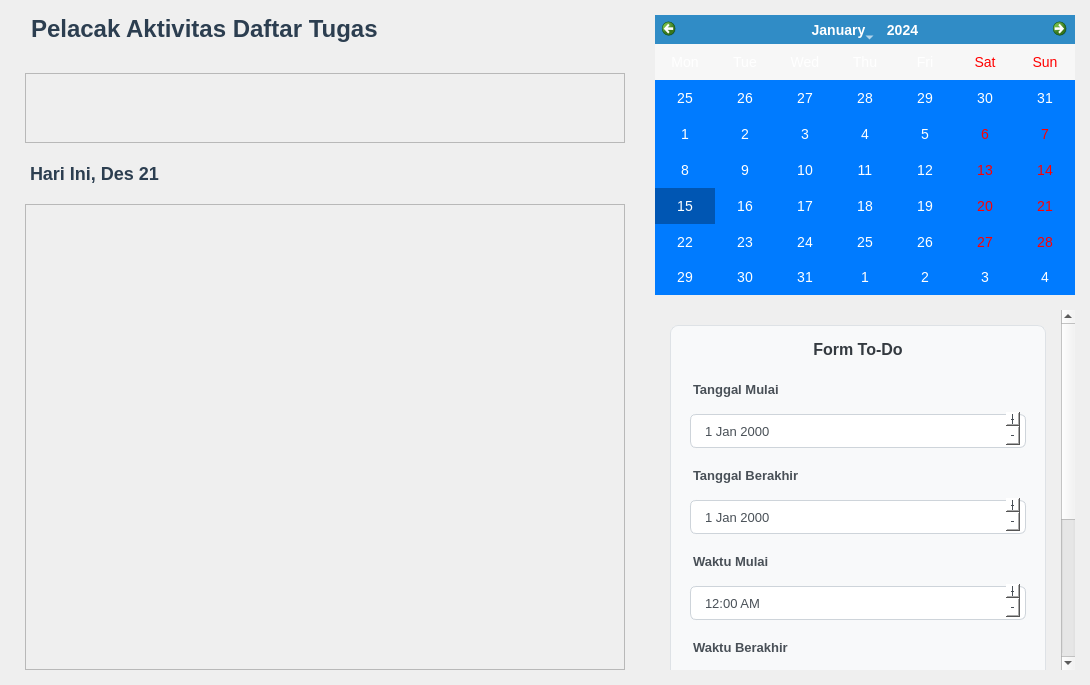
<?xml version="1.0" encoding="UTF-8"?>
<ui version="4.0">
 <class>SchedulePage</class>
 <widget class="QWidget" name="SchedulePage">
  <property name="geometry">
   <rect>
    <x>0</x>
    <y>0</y>
    <width>1040</width>
    <height>600</height>
   </rect>
  </property>
  <property name="windowTitle">
   <string>Halaman Jadwal</string>
  </property>
  <layout class="QHBoxLayout" name="main_layout">
   <property name="spacing">
    <number>20</number>
   </property>
   <property name="leftMargin">
    <number>15</number>
   </property>
   <property name="topMargin">
    <number>15</number>
   </property>
   <property name="rightMargin">
    <number>15</number>
   </property>
   <property name="bottomMargin">
    <number>15</number>
   </property>
   <item>
    <!-- Sisi Kiri - Tugas dan Pemilih Hari -->
    <widget class="QWidget" name="left_widget">
     <property name="minimumSize">
      <size>
       <width>620</width>
       <height>0</height>
      </size>
     </property>
     <property name="maximumSize">
      <size>
       <width>620</width>
       <height>16777215</height>
      </size>
     </property>
     <layout class="QVBoxLayout" name="left_layout">
      <property name="spacing">
       <number>10</number>
      </property>
      <property name="leftMargin">
       <number>10</number>
      </property>
      <property name="topMargin">
       <number>0</number>
      </property>
      <property name="rightMargin">
       <number>10</number>
      </property>
      <property name="bottomMargin">
       <number>0</number>
      </property>
      <item>
       <!-- Judul Halaman -->
       <widget class="QLabel" name="title_label">
        <property name="text">
         <string>Pelacak Aktivitas Daftar Tugas</string>
        </property>
        <property name="styleSheet">
         <string>QLabel {
    font-size: 24px;
    font-weight: bold;
    color: #2c3e50;
    margin-bottom: 20px;
}</string>
        </property>
       </widget>
      </item>
      <item>
       <!-- Pemilih Hari -->
       <widget class="QScrollArea" name="day_scroll_area">
        <property name="minimumSize">
         <size>
          <width>0</width>
          <height>70</height>
         </size>
        </property>
        <property name="maximumSize">
         <size>
          <width>16777215</width>
          <height>70</height>
         </size>
        </property>
        <property name="horizontalScrollBarPolicy">
         <enum>Qt::ScrollBarAlwaysOff</enum>
        </property>
        <property name="verticalScrollBarPolicy">
         <enum>Qt::ScrollBarAlwaysOff</enum>
        </property>
        <property name="widgetResizable">
         <bool>true</bool>
        </property>
        <widget class="QWidget" name="day_container">
         <property name="geometry">
          <rect>
           <x>0</x>
           <y>0</y>
           <width>598</width>
           <height>68</height>
          </rect>
         </property>
         <layout class="QHBoxLayout" name="day_layout">
          <property name="spacing">
           <number>5</number>
          </property>
          <property name="leftMargin">
           <number>0</number>
          </property>
          <property name="topMargin">
           <number>0</number>
          </property>
          <property name="rightMargin">
           <number>0</number>
          </property>
          <property name="bottomMargin">
           <number>0</number>
          </property>
          <!-- Tombol hari akan ditambahkan secara dinamis di kode Python -->
         </layout>
        </widget>
       </widget>
      </item>
      <item>
       <!-- Label Hari Saat Ini -->
       <widget class="QLabel" name="current_day_label">
        <property name="text">
         <string>Hari Ini, Des 21</string>
        </property>
        <property name="styleSheet">
         <string>QLabel {
    font-size: 18px;
    font-weight: bold;
    color: #2c3e50;
    margin: 10px 0;
}</string>
        </property>
       </widget>
      </item>
      <item>
       <!-- Area Scroll Tugas -->
       <widget class="QScrollArea" name="task_scroll_area">
        <property name="horizontalScrollBarPolicy">
         <enum>Qt::ScrollBarAlwaysOff</enum>
        </property>
        <property name="verticalScrollBarPolicy">
         <enum>Qt::ScrollBarAsNeeded</enum>
        </property>
        <property name="widgetResizable">
         <bool>true</bool>
        </property>
        <widget class="QWidget" name="task_container">
         <property name="geometry">
          <rect>
           <x>0</x>
           <y>0</y>
           <width>598</width>
           <height>69</height>
          </rect>
         </property>
         <layout class="QVBoxLayout" name="task_layout">
          <property name="spacing">
           <number>8</number>
          </property>
          <item>
           <!-- Kartu tugas akan ditambahkan secara dinamis di kode Python -->
           <spacer name="task_spacer">
            <property name="orientation">
             <enum>Qt::Vertical</enum>
            </property>
            <property name="sizeHint" stdset="0">
             <size>
              <width>20</width>
              <height>40</height>
             </size>
            </property>
           </spacer>
          </item>
         </layout>
        </widget>
       </widget>
      </item>
     </layout>
    </widget>
   </item>
   <item>
    <!-- Sisi Kanan - Kalender dan Form -->
    <widget class="QWidget" name="right_widget">
     <property name="minimumSize">
      <size>
       <width>420</width>
       <height>0</height>
      </size>
     </property>
     <property name="maximumSize">
      <size>
       <width>420</width>
       <height>16777215</height>
      </size>
     </property>
     <layout class="QVBoxLayout" name="right_layout">
      <property name="spacing">
       <number>15</number>
      </property>
      <property name="leftMargin">
       <number>0</number>
      </property>
      <property name="topMargin">
       <number>0</number>
      </property>
      <property name="rightMargin">
       <number>0</number>
      </property>
      <property name="bottomMargin">
       <number>0</number>
      </property>
      <item>
       <!-- Widget Kalender -->
       <widget class="QCalendarWidget" name="calendar">
        <property name="minimumSize">
         <size>
          <width>420</width>
          <height>280</height>
         </size>
        </property>
        <property name="maximumSize">
         <size>
          <width>420</width>
          <height>280</height>
         </size>
        </property>
        <property name="verticalHeaderFormat">
         <enum>QCalendarWidget::NoVerticalHeader</enum>
        </property>
        <property name="styleSheet">
         <string>QCalendarWidget {
    background-color: #007bff;
    color: #ffffff;
    border-radius: 12px;
    font-size: 14px;
}

QCalendarWidget QToolButton {
    color: #ffffff;
    background-color: transparent;
    border: none;
    padding: 5px;
}

QCalendarWidget QToolButton:hover {
    background-color: #0056b3;
    border-radius: 4px;
}

QCalendarWidget QMenu {
    background-color: #007bff;
    color: #ffffff;
    border: 1px solid #0056b3;
}

QCalendarWidget QSpinBox {
    background-color: #007bff;
    color: #ffffff;
    border: none;
    padding: 2px;
}

QCalendarWidget QAbstractItemView {
    background-color: #007bff;
    color: #ffffff;
    selection-background-color: #0056b3;
    outline: none;
}</string>
        </property>
       </widget>
      </item>
      <item>
       <!-- Area Scroll Form -->
       <widget class="QScrollArea" name="form_scroll_area">
        <property name="minimumSize">
         <size>
          <width>420</width>
          <height>360</height>
         </size>
        </property>
        <property name="maximumSize">
         <size>
          <width>420</width>
          <height>360</height>
         </size>
        </property>
        <property name="horizontalScrollBarPolicy">
         <enum>Qt::ScrollBarAlwaysOff</enum>
        </property>
        <property name="verticalScrollBarPolicy">
         <enum>Qt::ScrollBarAsNeeded</enum>
        </property>
        <property name="widgetResizable">
         <bool>true</bool>
        </property>
        <property name="styleSheet">
         <string>QScrollArea {
    border: none;
    background-color: transparent;
}</string>
        </property>
        <widget class="QWidget" name="form_container">
         <property name="geometry">
          <rect>
           <x>0</x>
           <y>0</y>
           <width>418</width>
           <height>358</height>
          </rect>
         </property>
         <layout class="QVBoxLayout" name="form_container_layout">
          <property name="leftMargin">
           <number>10</number>
          </property>
          <property name="topMargin">
           <number>10</number>
          </property>
          <property name="rightMargin">
           <number>10</number>
          </property>
          <property name="bottomMargin">
           <number>30</number>
          </property>
          <item>
           <!-- Widget Form -->
           <widget class="QWidget" name="form_widget">
            <property name="styleSheet">
             <string>QWidget {
    background-color: #f8f9fa;
    border: 1px solid #dee2e6;
    border-radius: 8px;
    margin: 5px;
}</string>
            </property>
            <layout class="QVBoxLayout" name="form_layout">
             <property name="spacing">
              <number>10</number>
             </property>
             <property name="leftMargin">
              <number>20</number>
             </property>
             <property name="topMargin">
              <number>15</number>
             </property>
             <property name="rightMargin">
              <number>20</number>
             </property>
             <property name="bottomMargin">
              <number>15</number>
             </property>
             <item>
              <!-- Judul Form -->
              <widget class="QLabel" name="form_title_label">
               <property name="text">
                <string>Form To-Do</string>
               </property>
               <property name="alignment">
                <set>Qt::AlignCenter</set>
               </property>
               <property name="styleSheet">
                <string>QLabel {
    font-size: 16px;
    font-weight: 600;
    color: #343a40;
    text-align: center;
    margin-bottom: 8px;
    background-color: transparent;
    border: none;
}</string>
               </property>
              </widget>
             </item>
             <item>
              <!-- Tanggal Mulai -->
              <widget class="QLabel" name="start_date_label">
               <property name="text">
                <string>Tanggal Mulai</string>
               </property>
               <property name="styleSheet">
                <string>QLabel {
    color: #495057; 
    font-size: 13px; 
    font-weight: 500; 
    margin-bottom: 2px;
    background-color: transparent;
    border: none;
}</string>
               </property>
              </widget>
             </item>
             <item>
              <widget class="QDateEdit" name="start_date_edit">
               <property name="buttonSymbols">
                <enum>QAbstractSpinBox::PlusMinus</enum>
               </property>
               <property name="styleSheet">
                <string>QDateEdit {
    padding: 8px 25px 8px 12px;
    border: 1px solid #ced4da;
    border-radius: 6px;
    font-size: 13px;
    background-color: #ffffff;
    color: #495057;
    min-height: 16px;
}
QDateEdit:focus { 
    border-color: #80bdff; 
    background-color: #ffffff;
}</string>
               </property>
              </widget>
             </item>
             <item>
              <!-- Tanggal Berakhir -->
              <widget class="QLabel" name="end_date_label">
               <property name="text">
                <string>Tanggal Berakhir</string>
               </property>
               <property name="styleSheet">
                <string>QLabel {
    color: #495057; 
    font-size: 13px; 
    font-weight: 500; 
    margin-bottom: 2px;
    background-color: transparent;
    border: none;
}</string>
               </property>
              </widget>
             </item>
             <item>
              <widget class="QDateEdit" name="end_date_edit">
               <property name="buttonSymbols">
                <enum>QAbstractSpinBox::PlusMinus</enum>
               </property>
               <property name="styleSheet">
                <string>QDateEdit {
    padding: 8px 25px 8px 12px;
    border: 1px solid #ced4da;
    border-radius: 6px;
    font-size: 13px;
    background-color: #ffffff;
    color: #495057;
    min-height: 16px;
}
QDateEdit:focus { 
    border-color: #80bdff; 
    background-color: #ffffff;
}</string>
               </property>
              </widget>
             </item>
             <item>
              <!-- Waktu Mulai -->
              <widget class="QLabel" name="start_time_label">
               <property name="text">
                <string>Waktu Mulai</string>
               </property>
               <property name="styleSheet">
                <string>QLabel {
    color: #495057; 
    font-size: 13px; 
    font-weight: 500; 
    margin-bottom: 2px;
    background-color: transparent;
    border: none;
}</string>
               </property>
              </widget>
             </item>
             <item>
              <widget class="QTimeEdit" name="start_time_edit">
               <property name="displayFormat">
                <string>hh:mm AP</string>
               </property>
               <property name="buttonSymbols">
                <enum>QAbstractSpinBox::PlusMinus</enum>
               </property>
               <property name="styleSheet">
                <string>QTimeEdit {
    padding: 8px 25px 8px 12px;
    border: 1px solid #ced4da;
    border-radius: 6px;
    font-size: 13px;
    background-color: #ffffff;
    color: #495057;
    min-height: 16px;
}
QTimeEdit:focus { 
    border-color: #80bdff; 
    background-color: #ffffff;
}</string>
               </property>
              </widget>
             </item>
             <item>
              <!-- Waktu Berakhir -->
              <widget class="QLabel" name="end_time_label">
               <property name="text">
                <string>Waktu Berakhir</string>
               </property>
               <property name="styleSheet">
                <string>QLabel {
    color: #495057; 
    font-size: 13px; 
    font-weight: 500; 
    margin-bottom: 2px;
    background-color: transparent;
    border: none;
}</string>
               </property>
              </widget>
             </item>
             <item>
              <widget class="QTimeEdit" name="end_time_edit">
               <property name="displayFormat">
                <string>hh:mm AP</string>
               </property>
               <property name="buttonSymbols">
                <enum>QAbstractSpinBox::PlusMinus</enum>
               </property>
               <property name="styleSheet">
                <string>QTimeEdit {
    padding: 8px 25px 8px 12px;
    border: 1px solid #ced4da;
    border-radius: 6px;
    font-size: 13px;
    background-color: #ffffff;
    color: #495057;
    min-height: 16px;
}
QTimeEdit:focus { 
    border-color: #80bdff; 
    background-color: #ffffff;
}</string>
               </property>
              </widget>
             </item>
             <item>
              <!-- Input Aktivitas -->
              <widget class="QLabel" name="activity_label">
               <property name="text">
                <string>Input Aktivitas</string>
               </property>
               <property name="styleSheet">
                <string>QLabel {
    color: #495057; 
    font-size: 13px; 
    font-weight: 500; 
    margin-bottom: 2px;
    background-color: transparent;
    border: none;
}</string>
               </property>
              </widget>
             </item>
             <item>
              <widget class="QLineEdit" name="activity_input">
               <property name="placeholderText">
                <string>Masukkan Aktivitas To-Do</string>
               </property>
               <property name="styleSheet">
                <string>QLineEdit {
    padding: 8px 12px;
    border: 1px solid #ced4da;
    border-radius: 6px;
    font-size: 13px;
    background-color: #ffffff;
    color: #495057;
    min-height: 16px;
}
QLineEdit:focus { 
    border-color: #80bdff; 
    background-color: #ffffff;
}
QLineEdit::placeholder { 
    color: #adb5bd; 
}</string>
               </property>
              </widget>
             </item>
             <item>
              <!-- Tombol Submit -->
              <widget class="QPushButton" name="submit_button">
               <property name="text">
                <string>Kirim</string>
               </property>
               <property name="styleSheet">
                <string>QPushButton {
    background-color: #1e3a8a;
    color: #ffffff;
    border: none;
    padding: 10px 20px;
    border-radius: 6px;
    font-size: 14px;
    font-weight: 600;
    margin-top: 8px;
    min-height: 16px;
}
QPushButton:hover {
    background-color: #1e40af;
}
QPushButton:pressed {
    background-color: #1d4ed8;
}</string>
               </property>
              </widget>
             </item>
             <item>
              <spacer name="form_bottom_spacer">
               <property name="orientation">
                <enum>Qt::Vertical</enum>
               </property>
               <property name="sizeType">
                <enum>QSizePolicy::Fixed</enum>
               </property>
               <property name="sizeHint" stdset="0">
                <size>
                 <width>20</width>
                 <height>20</height>
                </size>
               </property>
              </spacer>
             </item>
            </layout>
           </widget>
          </item>
         </layout>
        </widget>
       </widget>
      </item>
     </layout>
    </widget>
   </item>
  </layout>
 </widget>
 <resources/>
 <connections/>
</ui>
